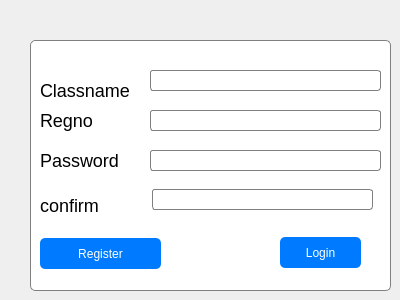
<?xml version="1.0" encoding="UTF-8"?>
<ui version="4.0">
 <class>Form123</class>
 <widget class="QWidget" name="Form123">
  <property name="geometry">
   <rect>
    <x>0</x>
    <y>0</y>
    <width>400</width>
    <height>300</height>
   </rect>
  </property>
  <property name="windowTitle">
   <string>Form</string>
  </property>
  <widget class="QGroupBox" name="groupBox">
   <property name="geometry">
    <rect>
     <x>30</x>
     <y>40</y>
     <width>361</width>
     <height>251</height>
    </rect>
   </property>
   <property name="styleSheet">
    <string notr="true">QGroupBox {
    background-color: white;
    border: 1px solid gray; /* Optional: adds a border */
    border-radius: 5px; /* Optional: rounds the corners */
}

QGroupBox::title {
    background-color: transparent;
    subcontrol-origin: margin;
    padding: 5px; /* Adds spacing around the title */
}

QGroupBox QLabel {
    font-size: 18px; /* Adjust label font size */
    color: black; /* Change label text color */

 
}

QGroupBox QLineEdit {
    background-color: white;
    border: 1px solid gray;
    border-radius: 3px;
    padding: 3px; /* Adds inner padding for text input */
}

QGroupBox QPushButton {
    background-color: #007BFF; /* Blue background */
    color: white; /* White text */
    border: none;
    border-radius: 5px;
    padding: 5px 10px;
}

QGroupBox QPushButton:hover {
    background-color: #0056b3; /* Darker blue on hover */
}

QGroupBox QPushButton:pressed {
    background-color: #004494; /* Even darker blue when pressed */
}
</string>
   </property>
   <property name="title">
    <string/>
   </property>
   <widget class="QPushButton" name="pushButton">
    <property name="geometry">
     <rect>
      <x>10</x>
      <y>198</y>
      <width>121</width>
      <height>31</height>
     </rect>
    </property>
    <property name="text">
     <string>Register</string>
    </property>
   </widget>
   <widget class="QLabel" name="label">
    <property name="geometry">
     <rect>
      <x>10</x>
      <y>30</y>
      <width>101</width>
      <height>41</height>
     </rect>
    </property>
    <property name="text">
     <string>Classname</string>
    </property>
   </widget>
   <widget class="QLabel" name="label_2">
    <property name="geometry">
     <rect>
      <x>10</x>
      <y>60</y>
      <width>91</width>
      <height>41</height>
     </rect>
    </property>
    <property name="text">
     <string>Regno</string>
    </property>
   </widget>
   <widget class="QLabel" name="label_3">
    <property name="geometry">
     <rect>
      <x>10</x>
      <y>100</y>
      <width>81</width>
      <height>41</height>
     </rect>
    </property>
    <property name="text">
     <string>Password</string>
    </property>
   </widget>
   <widget class="QLabel" name="label_4">
    <property name="geometry">
     <rect>
      <x>10</x>
      <y>140</y>
      <width>81</width>
      <height>51</height>
     </rect>
    </property>
    <property name="text">
     <string>confirm</string>
    </property>
   </widget>
   <widget class="QLineEdit" name="lineEdit">
    <property name="geometry">
     <rect>
      <x>120</x>
      <y>30</y>
      <width>231</width>
      <height>21</height>
     </rect>
    </property>
   </widget>
   <widget class="QLineEdit" name="lineEdit_2">
    <property name="geometry">
     <rect>
      <x>120</x>
      <y>70</y>
      <width>231</width>
      <height>21</height>
     </rect>
    </property>
   </widget>
   <widget class="QLineEdit" name="lineEdit_3">
    <property name="geometry">
     <rect>
      <x>120</x>
      <y>110</y>
      <width>231</width>
      <height>21</height>
     </rect>
    </property>
   </widget>
   <widget class="QLineEdit" name="lineEdit_4">
    <property name="geometry">
     <rect>
      <x>122</x>
      <y>149</y>
      <width>221</width>
      <height>21</height>
     </rect>
    </property>
   </widget>
   <widget class="QPushButton" name="pushButton_2">
    <property name="geometry">
     <rect>
      <x>250</x>
      <y>197</y>
      <width>81</width>
      <height>31</height>
     </rect>
    </property>
    <property name="text">
     <string>Login</string>
    </property>
   </widget>
  </widget>
 </widget>
 <resources/>
 <connections/>
</ui>
